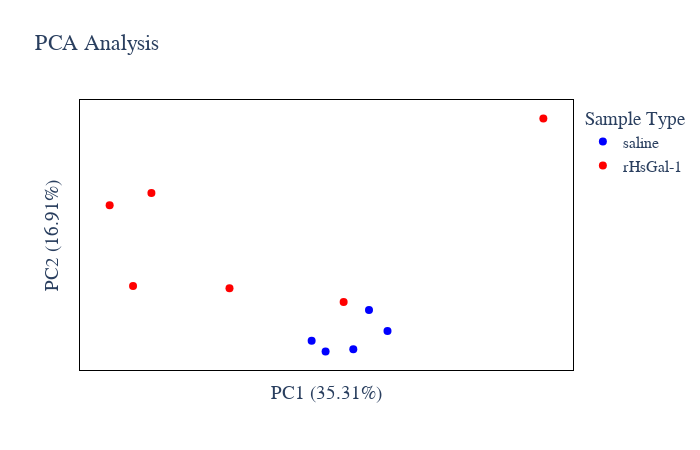

The notebook cell this image was saved under:
### Code cell
# Protein Abundance PCA plot
plot_options={
            "compare groups": ["saline","rHsGal-1"],
            "title": "PCA Analysis",
            "color": ["blue", "red", "green", "black", "yellow", "purple",
                      "orange", "brown", "pink", "gray", "olive", "cyan"],
            "symbol": ['circle', 'circle', 'circle'],
            "marker_size": 8,
            "width": 700,
            "height": 450,
            "font": dict(size=16, family="Arial black"),
            "ylimits": [],
            "xlimits": []
        }
figure, _, _ =PCA_plots(data_obj, plot_options, saved_settings)
figure.show()

### Figure 1 — Plotly figure (JSON) as saved in the notebook; plotly's stock layout.template omitted (floating-point values rounded to 4 significant figures)
{"data": [{"hovertemplate": "%{text}<br>PC1: %{x} <br>PC2: %{y}", "legendgroup": "saline", "marker": {"color": "blue", "size": 8, "symbol": "circle"}, "mode": "markers", "name": "saline", "orientation": "v", "showlegend": true, "text": ["DeuteriumlabledMousePsoasmuscleProteomics_0164_saline__Ult_std_2hr_rep1O1_20231114141043", "DeuteriumlabledMousePsoasmuscleProteomics_0167_saline__Ult_std_2hr_rep1O1_20231114052819", "DeuteriumlabledMousePsoasmuscleProteomics_0179_saline__Ult_std_2hr_rep1O1_20231114020111", "Normal_0139_saline__Ult_std_2hr_rep1O1_20231110194050", "Normal_0140_saline__Ult_std_2hr_rep1O1_20231113083642"], "type": "scatter", "x": [1.656, 3.147, 6.107, 9.762, 7.786], "xaxis": "x", "y": [-7.779, -9.136, -8.857, -6.546, -3.866], "yaxis": "y"}, {"hovertemplate": "%{text}<br>PC1: %{x} <br>PC2: %{y}", "legendgroup": "rHsGal-1", "marker": {"color": "red", "size": 8, "symbol": "circle"}, "mode": "markers", "name": "rHsGal-1", "orientation": "v", "showlegend": true, "text": ["DeuteriumlabledMousePsoasmuscleProteomics_0165_rHsGal-1__Ult_std_2hr_rep1O1_20231114104329", "DeuteriumlabledMousePsoasmuscleProteomics_0166_rHsGal-1__Ult_std_2hr_rep1O1_20231113232336", "DeuteriumlabledMousePsoasmuscleProteomics_0176_rHsGal-1__Ult_std_2hr_rep1O1_20231114080554", "DeuteriumlabledMousePsoasmuscleProteomics_0178_rHsGal-1__Ult_std_2hr_rep1O1_20231113204600", "Normal_0142_rHsGal-1__Ult_std_2hr_rep1O1_20231112211651", "Normal_0145_rHsGal-1__Ult_std_2hr_rep1O1_20231111130523"], "type": "scatter", "x": [5.077, -7.124, -15.47, 26.42, -17.43, -19.93], "xaxis": "x", "y": [-2.857, -1.082, 11.01, 20.48, -0.8039, 9.444], "yaxis": "y"}], "layout": {"font": {"family": "Arial black", "size": 16}, "height": 450, "legend": {"title": {"text": "Sample Type"}, "tracegroupgap": 0}, "paper_bgcolor": "rgba(255, 255, 255, 255)", "plot_bgcolor": "rgba(255, 255, 255, 255)", "title": {"text": "PCA Analysis"}, "width": 700, "xaxis": {"anchor": "y", "domain": [0, 1], "linecolor": "black", "mirror": true, "showticklabels": false, "title": {"text": "PC1 (35.31%)"}}, "yaxis": {"anchor": "x", "domain": [0, 1], "linecolor": "black", "mirror": true, "showticklabels": false, "title": {"text": "PC2 (16.91%)"}}}}
